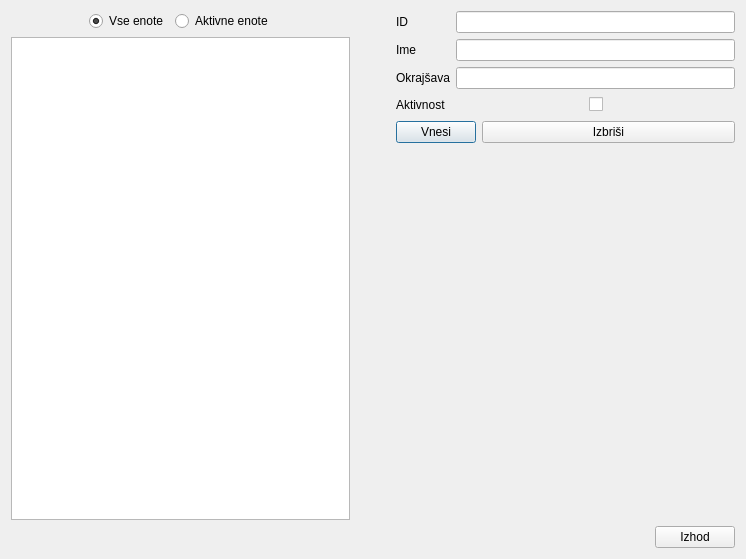
<?xml version="1.0" encoding="UTF-8"?>
<ui version="4.0">
 <class>sif_enote</class>
 <widget class="QDialog" name="sif_enote">
  <property name="windowModality">
   <enum>Qt::ApplicationModal</enum>
  </property>
  <property name="geometry">
   <rect>
    <x>0</x>
    <y>0</y>
    <width>746</width>
    <height>559</height>
   </rect>
  </property>
  <property name="windowTitle">
   <string>Šifrant enot za storitve</string>
  </property>
  <layout class="QVBoxLayout" name="verticalLayout_3">
   <item>
    <layout class="QHBoxLayout" name="horizontalLayout_2">
     <item>
      <layout class="QVBoxLayout" name="verticalLayout_2">
       <item>
        <layout class="QHBoxLayout" name="horizontalLayout_3">
         <item>
          <spacer name="horizontalSpacer_3">
           <property name="orientation">
            <enum>Qt::Horizontal</enum>
           </property>
           <property name="sizeHint" stdset="0">
            <size>
             <width>40</width>
             <height>20</height>
            </size>
           </property>
          </spacer>
         </item>
         <item>
          <widget class="QRadioButton" name="rb_vsi">
           <property name="text">
            <string>Vse enote</string>
           </property>
           <property name="checked">
            <bool>true</bool>
           </property>
          </widget>
         </item>
         <item>
          <widget class="QRadioButton" name="rb_aktivni">
           <property name="text">
            <string>Aktivne enote</string>
           </property>
          </widget>
         </item>
         <item>
          <spacer name="horizontalSpacer_4">
           <property name="orientation">
            <enum>Qt::Horizontal</enum>
           </property>
           <property name="sizeHint" stdset="0">
            <size>
             <width>40</width>
             <height>20</height>
            </size>
           </property>
          </spacer>
         </item>
        </layout>
       </item>
       <item>
        <widget class="QTableWidget" name="tbl_enote">
         <property name="editTriggers">
          <set>QAbstractItemView::NoEditTriggers</set>
         </property>
         <property name="selectionMode">
          <enum>QAbstractItemView::SingleSelection</enum>
         </property>
         <property name="selectionBehavior">
          <enum>QAbstractItemView::SelectRows</enum>
         </property>
         <property name="sortingEnabled">
          <bool>true</bool>
         </property>
        </widget>
       </item>
      </layout>
     </item>
     <item>
      <spacer name="horizontalSpacer_2">
       <property name="orientation">
        <enum>Qt::Horizontal</enum>
       </property>
       <property name="sizeType">
        <enum>QSizePolicy::Preferred</enum>
       </property>
       <property name="sizeHint" stdset="0">
        <size>
         <width>40</width>
         <height>20</height>
        </size>
       </property>
      </spacer>
     </item>
     <item>
      <layout class="QVBoxLayout" name="verticalLayout">
       <item>
        <layout class="QFormLayout" name="formLayout">
         <property name="fieldGrowthPolicy">
          <enum>QFormLayout::AllNonFixedFieldsGrow</enum>
         </property>
         <item row="0" column="0">
          <widget class="QLabel" name="label">
           <property name="text">
            <string>ID</string>
           </property>
          </widget>
         </item>
         <item row="0" column="1">
          <widget class="QLineEdit" name="txt_id"/>
         </item>
         <item row="1" column="0">
          <widget class="QLabel" name="label_2">
           <property name="text">
            <string>Ime</string>
           </property>
          </widget>
         </item>
         <item row="1" column="1">
          <widget class="QLineEdit" name="txt_ime"/>
         </item>
         <item row="2" column="0">
          <widget class="QLabel" name="label_3">
           <property name="text">
            <string>Okrajšava</string>
           </property>
          </widget>
         </item>
         <item row="2" column="1">
          <widget class="QLineEdit" name="txt_enota"/>
         </item>
         <item row="3" column="0">
          <widget class="QLabel" name="label_4">
           <property name="text">
            <string>Aktivnost</string>
           </property>
          </widget>
         </item>
         <item row="3" column="1">
          <layout class="QHBoxLayout" name="horizontalLayout_4">
           <item>
            <spacer name="horizontalSpacer_5">
             <property name="orientation">
              <enum>Qt::Horizontal</enum>
             </property>
             <property name="sizeHint" stdset="0">
              <size>
               <width>40</width>
               <height>20</height>
              </size>
             </property>
            </spacer>
           </item>
           <item>
            <widget class="QCheckBox" name="cb_aktivnost">
             <property name="text">
              <string/>
             </property>
            </widget>
           </item>
           <item>
            <spacer name="horizontalSpacer_6">
             <property name="orientation">
              <enum>Qt::Horizontal</enum>
             </property>
             <property name="sizeHint" stdset="0">
              <size>
               <width>40</width>
               <height>20</height>
              </size>
             </property>
            </spacer>
           </item>
          </layout>
         </item>
        </layout>
       </item>
       <item>
        <layout class="QFormLayout" name="formLayout_2">
         <item row="0" column="0">
          <widget class="QPushButton" name="btn_vnesi">
           <property name="text">
            <string>Vnesi</string>
           </property>
          </widget>
         </item>
         <item row="0" column="1">
          <widget class="QPushButton" name="btn_izbrisi">
           <property name="text">
            <string>Izbriši</string>
           </property>
          </widget>
         </item>
        </layout>
       </item>
       <item>
        <spacer name="verticalSpacer">
         <property name="orientation">
          <enum>Qt::Vertical</enum>
         </property>
         <property name="sizeHint" stdset="0">
          <size>
           <width>20</width>
           <height>40</height>
          </size>
         </property>
        </spacer>
       </item>
      </layout>
     </item>
    </layout>
   </item>
   <item>
    <layout class="QHBoxLayout" name="horizontalLayout">
     <item>
      <spacer name="horizontalSpacer">
       <property name="orientation">
        <enum>Qt::Horizontal</enum>
       </property>
       <property name="sizeHint" stdset="0">
        <size>
         <width>40</width>
         <height>20</height>
        </size>
       </property>
      </spacer>
     </item>
     <item>
      <widget class="QPushButton" name="btn_izhod">
       <property name="text">
        <string>Izhod</string>
       </property>
      </widget>
     </item>
    </layout>
   </item>
  </layout>
 </widget>
 <tabstops>
  <tabstop>txt_id</tabstop>
  <tabstop>txt_ime</tabstop>
  <tabstop>txt_enota</tabstop>
  <tabstop>btn_vnesi</tabstop>
  <tabstop>btn_izbrisi</tabstop>
  <tabstop>btn_izhod</tabstop>
  <tabstop>rb_vsi</tabstop>
  <tabstop>rb_aktivni</tabstop>
  <tabstop>tbl_enote</tabstop>
 </tabstops>
 <resources/>
 <connections/>
</ui>
